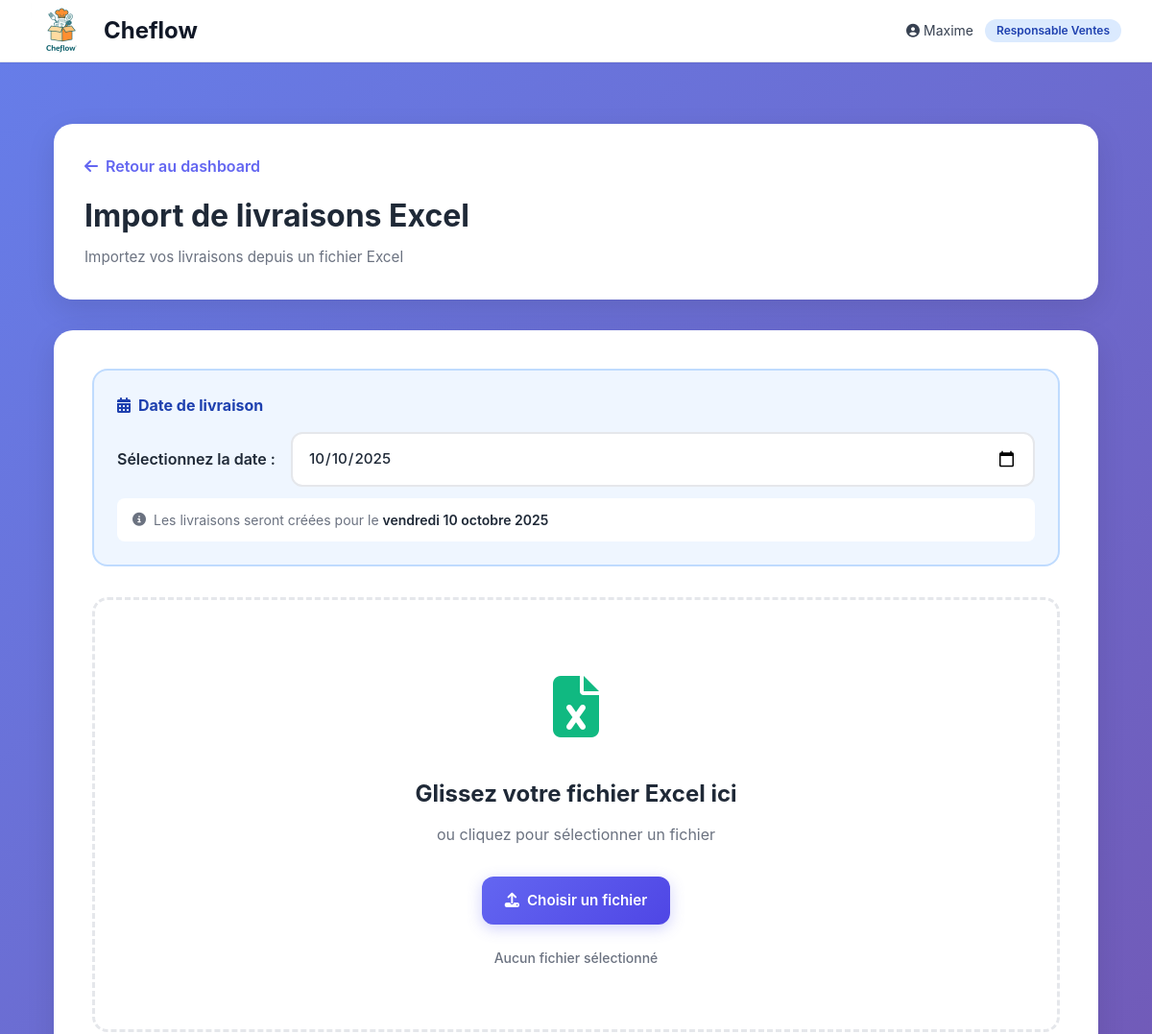
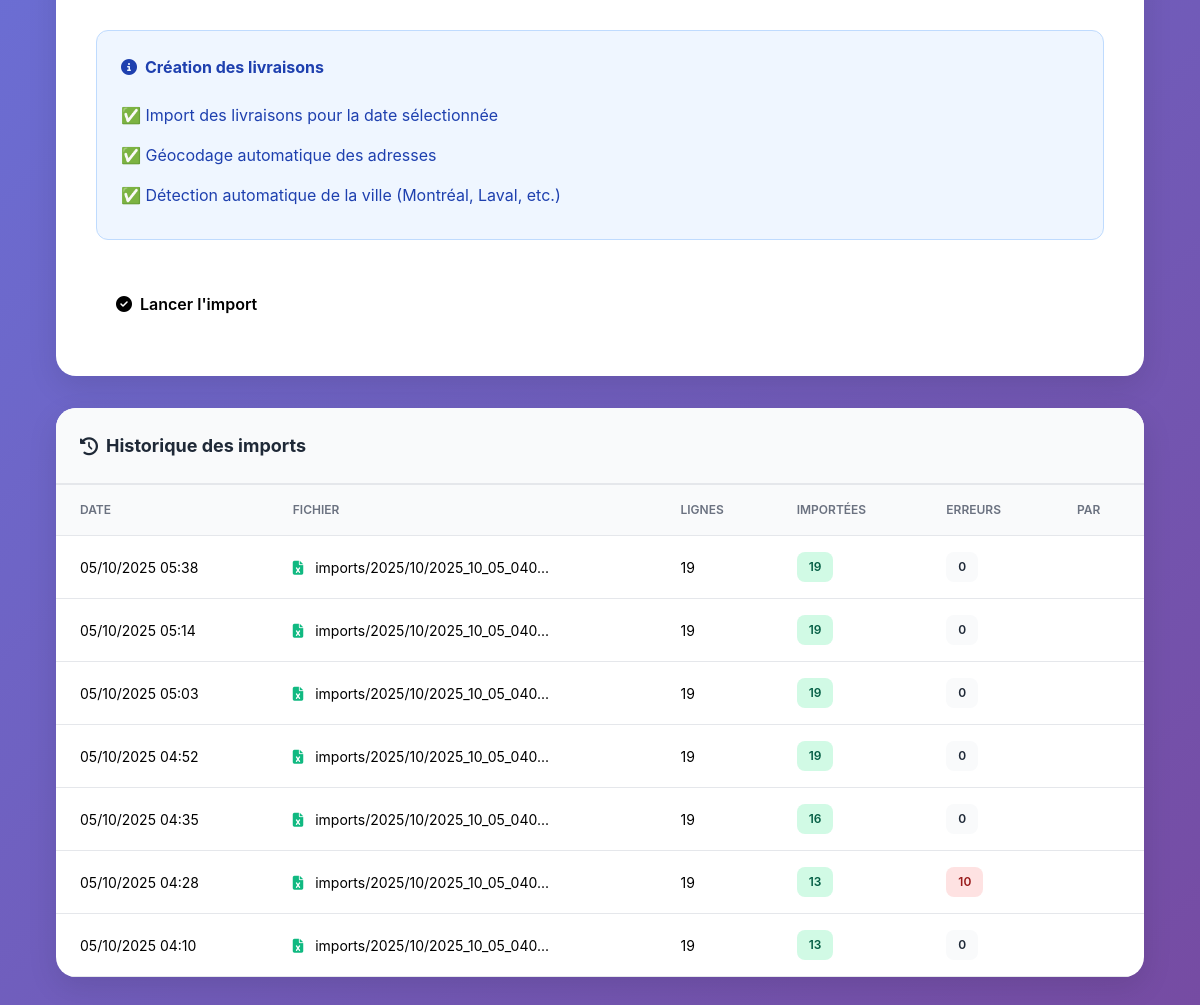
Screenshot of /livraison/responsable/import/ (signed in) with the database file from the repository (2 pictures, top to bottom).
### users/models.py (models this page shows, shortened)
class CustomUser(AbstractUser):
    ROLE_CHOICES = [
        ('livreur', 'Livreur'),
        ('resp_livraison', 'Responsable Livraison'),
        ('vendeur', 'Vendeur/Vendeuse'),
        ('resp_ventes', 'Responsable Ventes'),
        ('cuisinier', 'Cuisinier'),
        ('resp_dept_cuisine', 'Responsable Département Cuisine'),
        ('chef_cuisine', 'Chef Cuisine'),
        ('chef_commande', 'Chef Commande'),
        ('maitre_hotel', 'Maître d\'Hôtel'),
        ('comptable', 'Comptable'),
        ('verificateur_checklist', 'Vérificateur Checklist'),
        ('admin', 'Administrateur'),
    ]
    role = models.CharField(max_length=30, choices=ROLE_CHOICES)
    telephone = models.CharField(max_length=20, blank=True)
    photo = models.ImageField(upload_to='users/', blank=True, null=True)
    departement_cuisine = models.CharField(max_length=50, blank=True)
    class Meta:
        verbose_name = 'Utilisateur'
        verbose_name_plural = 'Utilisateurs'

### livraison/models.py (models this page shows)
class ImportExcel(models.Model):
    fichier = models.FileField(
        upload_to='imports/%Y/%m/',
        validators=[FileExtensionValidator(allowed_extensions=['xlsx', 'xls'])]
    )
    date_import = models.DateTimeField(default=timezone.now)
    importe_par = models.ForeignKey(settings.AUTH_USER_MODEL, on_delete=models.SET_NULL, null=True)
    nb_lignes_total = models.IntegerField(default=0)
    nb_lignes_importees = models.IntegerField(default=0)
    nb_erreurs = models.IntegerField(default=0)
    rapport_erreurs = models.JSONField(default=dict, blank=True)
    class Meta:
        ordering = ['-date_import']
        verbose_name = 'Import Excel'
        verbose_name_plural = 'Imports Excel'

### livraison/views.py (the view, shortened to what this page needs)
# urls.py: path('responsable/import/', views.import_excel, name='import_excel'),
@login_required
def import_excel(request):
    print("=== IMPORT EXCEL VIEW APPELÉE ===")
    print(f"Méthode: {request.method}")
    print("GET request - affichage du formulaire")
    context = {
        'date_aujourd_hui': date.today().isoformat(),
        'GOOGLE_MAPS_API_KEY': settings.GOOGLE_MAPS_API_KEY,
        'imports_recents': ImportExcel.objects.order_by('-date_import')[:10]
    }
    return render(request, 'livraison/responsable/import_excel.html', context)

### templates/livraison/responsable/import_excel.html (shortened to what this page needs)
{% extends 'base/base.html' %}
{% block content %}
<div class="dashboard-container">
    <div class="header-section">
        <a href="{% url 'livraison:dashboard_responsable' %}" class="back-link">
            <i class="fas fa-arrow-left"></i>
            Retour au dashboard
        </a>
        <div class="header-title">
            <h2>Import de livraisons Excel</h2>
            <p class="header-subtitle">Importez vos livraisons depuis un fichier Excel</p>
        </div>
    </div>
    <div class="upload-section" x-data="importData()">
        <div x-show="!importing">
            <form method="post"
                  enctype="multipart/form-data"
                  @submit.prevent="startImport($event)">
                <div class="date-selector">
                    <h3 class="date-selector-title">
                        <i class="fas fa-calendar-alt"></i>
                        Date de livraison
                    </h3>
                    <div class="date-input-wrapper">
                        <label for="date_livraison">
                            Sélectionnez la date :
                        </label>
                        <input type="date"
                               name="date_livraison"
                               id="date_livraison"
                               x-model="dateLivraison"
                               required
                               :min="minDate"
                               :max="maxDate">
                    </div>
                    <div class="date-preview" x-show="dateLivraison">
                        <i class="fas fa-info-circle"></i>
                        <span>Les livraisons seront créées pour le <strong x-text="formatDate(dateLivraison)"></strong></span>
                    </div>
                </div>
                <div :class="dragOver ? 'drag-over' : ''"
                     class="drop-zone"
                     @dragover.prevent="dragOver = true"
                     @dragleave.prevent="dragOver = false"
                     @drop.prevent="handleDrop($event)">
                    <div class="drop-zone-icon">
                        <i class="fas fa-file-excel"></i>
                    </div>
                    <h3 class="drop-zone-title">
                        Glissez votre fichier Excel ici
                    </h3>
                    <p class="drop-zone-subtitle">
                        ou cliquez pour sélectionner un fichier
                    </p>
                    <label for="fichier_excel" class="btn btn-primary">
                        <i class="fas fa-upload"></i>
                        Choisir un fichier
                    </label>
                    <p class="file-name" x-text="fileName"></p>
                </div>
                <div class="info-box">
                    <h4 class="info-box-title">
                        <i class="fas fa-info-circle"></i>
                        Création des livraisons
                    </h4>
                    <ul>
                        <li>✅ Import des livraisons pour la date sélectionnée</li>
                        <li>✅ Géocodage automatique des adresses</li>
                        <li>✅ Détection automatique de la ville (Montréal, Laval, etc.)</li>
                    </ul>
                </div>
                <button type="submit"
                        :disabled="!selectedFile || !dateLivraison"
                        :class="(selectedFile && dateLivraison) ? 'btn-success' : ''"
                        class="btn submit-btn">
                    <i class="fas fa-check-circle"></i>
                    Lancer l'import
                </button>
            </form>
        </div>
    </div>
    {% if imports_recents %}
    <div class="history-section">
        <div class="history-header">
            <h3 class="history-title">
                <i class="fas fa-history"></i>
                Historique des imports
            </h3>
        </div>
        <div style="overflow-x: auto;">
            <table class="history-table">
                <thead>
                    <tr>
                        <th>Date</th>
                        <th>Fichier</th>
                        <th>Lignes</th>
                        <th>Importées</th>
                        <th>Erreurs</th>
                        <th>Par</th>
                    </tr>
                </thead>
                <tbody>
                    {% for import in imports_recents %}
                    <tr>
                        <td style="white-space: nowrap;">
                            {{ import.date_import|date:"d/m/Y H:i" }}
                        </td>
                        <td>
                            <i class="fas fa-file-excel" style="color: var(--success-color); margin-right: 0.5rem;"></i>
                            {{ import.fichier.name|slice:":30" }}...
                        </td>
                        <td>
                            {{ import.nb_lignes_total }}
                        </td>
                        <td>
                            <span class="badge badge-success">
                                {{ import.nb_lignes_importees }}
                            </span>
                        </td>
                        <td>
                            {% if import.nb_erreurs > 0 %}
                                <span class="badge badge-danger">
                                    {{ import.nb_erreurs }}
                                </span>
                            {% else %}
                                <span class="badge badge-gray">
                                    0
                                </span>
                            {% endif %}
                        </td>
                        <td style="color: var(--text-light);">
                        </td>
                    </tr>
                    {% endfor %}
                </tbody>
            </table>
        </div>
    </div>
    {% endif %}
</div>
{% endblock %}

### templates/base/base.html (shortened to what this page needs)
{% load static %}
<!DOCTYPE html>
<html lang="fr">
<head>
    <script src="https://cdn.tailwindcss.com"></script>
   <link rel="stylesheet" href="https://cdnjs.cloudflare.com/ajax/libs/font-awesome/6.4.0/css/all.min.css">
    <link rel="stylesheet" href="https://cdnjs.cloudflare.com/ajax/libs/font-awesome/6.4.0/css/all.min.css">
</head>
<body class="bg-gray-50">
    <nav class="bg-white shadow-sm border-b border-gray-200" x-data="{ mobileMenuOpen: false }">
        <div class="max-w-7xl mx-auto px-4 sm:px-6 lg:px-8">
            <div class="flex justify-between h-16">
                <div class="flex items-center">
                    <h1 class="text-xl sm:text-2xl font-bold text-gray-900 flex items-center gap-2 sm:gap-3">
                        <img src="{% static 'images/logo.jpeg' %}"
                             alt="Cheflow Logo"
                             class="h-12 sm:h-16 w-auto">
                        <span class="hidden sm:inline">Cheflow</span>
                    </h1>
                </div>
                <div class="hidden md:flex items-center space-x-4">
                    {% if user.is_authenticated %}
                        <div class="flex items-center space-x-3">
                            <span class="text-sm text-gray-700">
                                <i class="fas fa-user-circle"></i>
                                {{ user.get_full_name|default:user.username }}
                            </span>
                            <span class="px-3 py-1 text-xs font-semibold rounded-full bg-blue-100 text-blue-800">
                                {{ user.get_role_display }}
                            </span>
                        </div>
                    {% endif %}
                </div>
            </div>
        </div>
    </nav>
    <main class="max-w-7xl mx-auto px-4 sm:px-6 lg:px-8 py-8">
        {% block content %}{% endblock %}
    </main>
</body>
</html>

### rows the page displays
CustomUser: get_full_name "Maxime", role "Responsable Ventes"
ImportExcel: date_import "05/10/2025 05:38", fichier.name "imports/2025/10/2025_10_05_040", nb_lignes_total "19", nb_lignes_importees "19", nb_erreurs "0"
ImportExcel: date_import "05/10/2025 05:14", fichier.name "imports/2025/10/2025_10_05_040", nb_lignes_total "19", nb_lignes_importees "19", nb_erreurs "0"
ImportExcel: date_import "05/10/2025 05:03", fichier.name "imports/2025/10/2025_10_05_040", nb_lignes_total "19", nb_lignes_importees "19", nb_erreurs "0"
ImportExcel: date_import "05/10/2025 04:52", fichier.name "imports/2025/10/2025_10_05_040", nb_lignes_total "19", nb_lignes_importees "19", nb_erreurs "0"
ImportExcel: date_import "05/10/2025 04:35", fichier.name "imports/2025/10/2025_10_05_040", nb_lignes_total "19", nb_lignes_importees "16", nb_erreurs "0"
ImportExcel: date_import "05/10/2025 04:28", fichier.name "imports/2025/10/2025_10_05_040", nb_lignes_total "19", nb_lignes_importees "13", nb_erreurs "10"
ImportExcel: date_import "05/10/2025 04:10", fichier.name "imports/2025/10/2025_10_05_040", nb_lignes_total "19", nb_lignes_importees "13", nb_erreurs "0"
